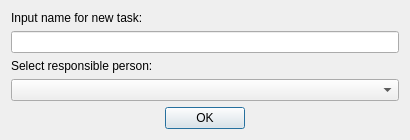
<?xml version="1.0" encoding="UTF-8"?>
<ui version="4.0">
 <class>Dialog</class>
 <widget class="QDialog" name="Dialog">
  <property name="geometry">
   <rect>
    <x>0</x>
    <y>0</y>
    <width>410</width>
    <height>136</height>
   </rect>
  </property>
  <property name="windowTitle">
   <string>Create new task</string>
  </property>
  <layout class="QVBoxLayout" name="verticalLayout">
   <item>
    <widget class="QLabel" name="label_2">
     <property name="text">
      <string>Input name for new task:</string>
     </property>
    </widget>
   </item>
   <item>
    <widget class="QLineEdit" name="lineEdit"/>
   </item>
   <item>
    <widget class="QLabel" name="label">
     <property name="text">
      <string>Select responsible person:</string>
     </property>
    </widget>
   </item>
   <item>
    <widget class="QComboBox" name="comboBox">
     <property name="currentIndex">
      <number>-1</number>
     </property>
     <property name="sizeAdjustPolicy">
      <enum>QComboBox::AdjustToContents</enum>
     </property>
     <property name="minimumContentsLength">
      <number>1</number>
     </property>
     <property name="frame">
      <bool>true</bool>
     </property>
    </widget>
   </item>
   <item>
    <widget class="QDialogButtonBox" name="buttonBox">
     <property name="orientation">
      <enum>Qt::Horizontal</enum>
     </property>
     <property name="standardButtons">
      <set>QDialogButtonBox::Ok</set>
     </property>
     <property name="centerButtons">
      <bool>true</bool>
     </property>
    </widget>
   </item>
  </layout>
 </widget>
 <resources/>
 <connections>
  <connection>
   <sender>buttonBox</sender>
   <signal>accepted()</signal>
   <receiver>Dialog</receiver>
   <slot>accept()</slot>
   <hints>
    <hint type="sourcelabel">
     <x>248</x>
     <y>254</y>
    </hint>
    <hint type="destinationlabel">
     <x>157</x>
     <y>274</y>
    </hint>
   </hints>
  </connection>
  <connection>
   <sender>buttonBox</sender>
   <signal>rejected()</signal>
   <receiver>Dialog</receiver>
   <slot>reject()</slot>
   <hints>
    <hint type="sourcelabel">
     <x>316</x>
     <y>260</y>
    </hint>
    <hint type="destinationlabel">
     <x>286</x>
     <y>274</y>
    </hint>
   </hints>
  </connection>
 </connections>
</ui>
